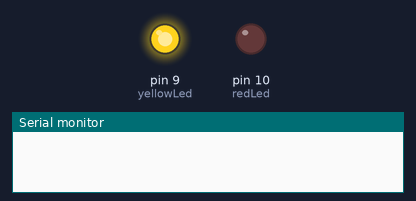
Bench run of a sketch on a simulated Arduino Uno, built with avr-gcc and run on an emulated ATmega328P. Shown: output pins drawn as LEDs (lit = HIGH), the last lines printed to the serial monitor.

Above: at 0.2 s.
At 5.2 s:
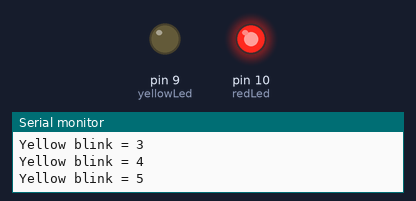
At 8.7 s:
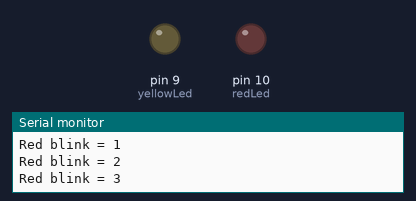
Timing chart, 0 to 13.0 s (numbered marks = the images above):
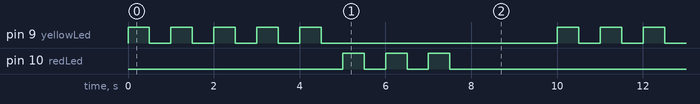

The sketch:

LoopsArduino.ino
```cpp
int yellowLed = 9;
int yellowLimit = 5;
int redLimit = 3;
int redLed = 10;
int miniDelay = 500;
int delayTime = 2000;
void setup() {
  // put your setup code here, to run once:
  pinMode(yellowLed, OUTPUT);
  pinMode(redLed, OUTPUT);
  Serial.begin(9600);
}

void loop() {
  // put your main code here, to run repeatedly:
  for (int i = 1; i <= yellowLimit; i++) {
    digitalWrite(yellowLed, HIGH);
    delay(miniDelay);
    digitalWrite(yellowLed, LOW);
    delay(miniDelay);
    Serial.print("Yellow blink = ");
    Serial.println(i);

  }

  for (int i = 1; i <= redLimit; i++) {
    digitalWrite(redLed, HIGH);
    delay(miniDelay);
    digitalWrite(redLed, LOW);
    delay(miniDelay);
    Serial.print("Red blink = ");
    Serial.println(i);
  }
  delay(delayTime);
}
```

Measured:
- by itself, pin 9 (yellowLed): repeats every 10.0 s: 4 × (LOW 0.50 s, HIGH 0.50 s), LOW 5.5 s, HIGH 0.50 s
- by itself, pin 10 (redLed): repeats every 10.0 s: 2 × (LOW 0.50 s, HIGH 0.50 s), LOW 7.5 s, HIGH 0.50 s
- by itself, everything shown: repeats every 10.0 s, in 16 steps
